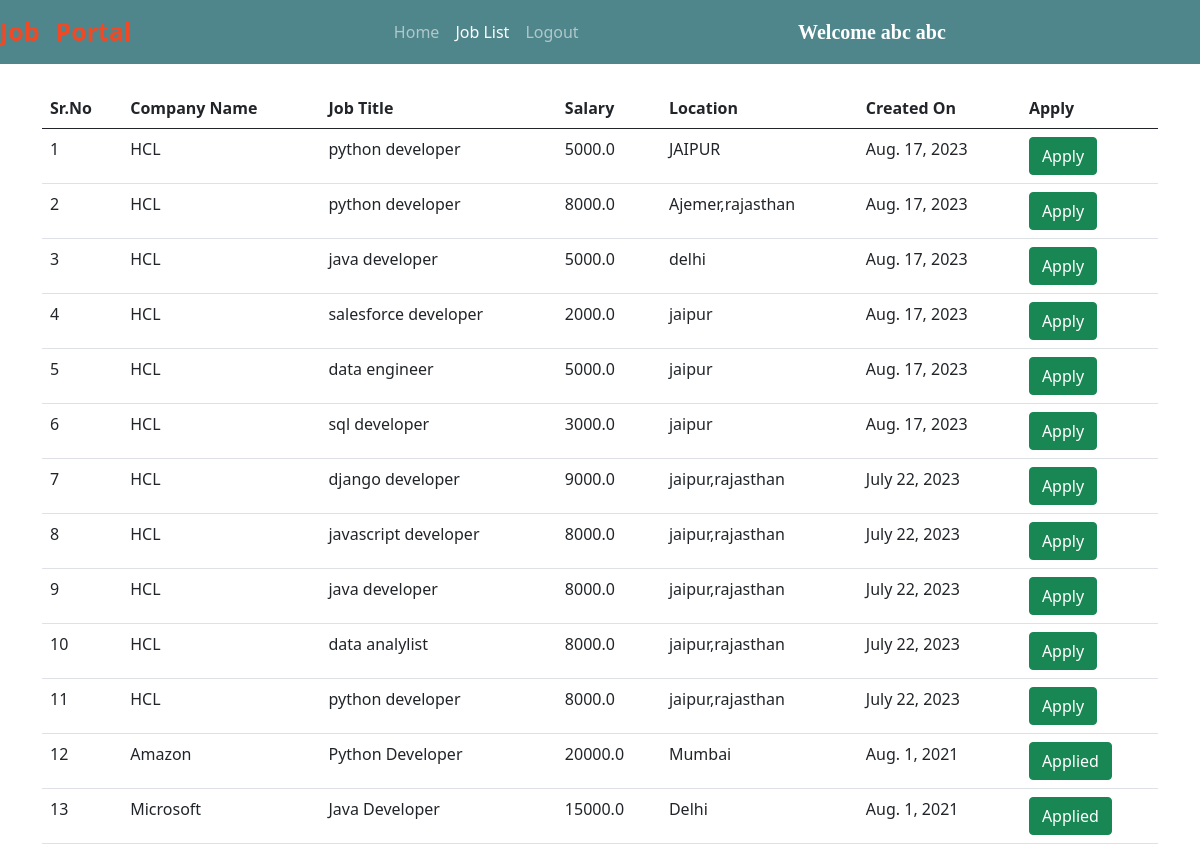
The app's page /all_jobs/ (signed in) with its own data.
### jobs/models.py (models this page shows, shortened)
class Job(models.Model):
    company = models.ForeignKey(Company, on_delete=models.CASCADE)
    start_date = models.DateField()
    end_date = models.DateField()
    title = models.CharField(max_length=200)
    salary = models.FloatField()
    image = models.ImageField(upload_to="")
    description = models.TextField(max_length=400)
    experience = models.CharField(max_length=100)
    location = models.CharField(max_length=100)
    skills = models.CharField(max_length=200)
    creation_date = models.DateField()

class Company(models.Model):
    user = models.ForeignKey(User, on_delete=models.CASCADE)
    phone = models.CharField(max_length=10)
    image = models.ImageField(upload_to="")
    gender = models.CharField(max_length=10)
    type = models.CharField(max_length=15)
    status = models.CharField(max_length=20)
    company_name = models.CharField(max_length=100)

### jobs/views.py (the view)
# urls.py: path("all_jobs/", views.all_jobs, name="all_jobs"),
def all_jobs(request):
    jobs = Job.objects.all().order_by('-start_date')
    applicant = Applicant.objects.get(user=request.user)
    apply = Application.objects.filter(applicant=applicant)
    data = []
    for i in apply:
        data.append(i.job.id)
    return render(request, "all_jobs.html", {'jobs':jobs, 'data':data})

### jobs/templates/all_jobs.html (shortened to what this page needs)
{% extends 'user_navbar.html' %}
{% block job_list %} active {% endblock %}
{% block body %}
<div class="container mt-4">
<table class="table table-hover" id="example">
    <thead>
        <tr>
            <th>Sr.No</th>
            <th>Company Name</th>
            <th>Job Title</th>
            <th>Salary</th>
            <th>Location</th>
            <th>Created On</th>
            <th>Apply</th>
        </tr>
    </thead>
    <tbody>
        {% for job in jobs %}
        <tr>
            <td>{{forloop.counter}}</td>
            <td>{{job.company.company_name}}</td>
            <td>{{job.title}}</td>
            <td>{{job.salary}}</td>
            <td>{{job.location}}</td>
            <td>{{job.creation_date}}</td>
            {% if job.id in data %}
            <td><a class="btn btn-success">Applied</a></td>
            {% else %}
            <td><a href="/job_detail/{{job.id}}/" class="btn btn-success">Apply</a></td>
            {% endif %}
        </tr>
        {% endfor %}
    </tbody>
</table>
</div>
{% endblock %}

### jobs/templates/user_navbar.html (shortened to what this page needs)
<!doctype html>
<html lang="en">
<head>
  <link href="https://cdn.jsdelivr.net/npm/bootstrap@5.0.2/dist/css/bootstrap.min.css" rel="stylesheet"
>
  <link rel="stylesheet" href="https://cdnjs.cloudflare.com/ajax/libs/font-awesome/5.15.3/css/all.min.css">
</head>
<body>
  <nav class="navbar navbar-expand-lg navbar-dark sticky-top">
      <a class="navbar-brand" href="/"><span class="head2">Job</span></a>
      <a class="navbar-brand" href="#"><span class="head2">Portal</span></a>
      <div class="container w-50">
        <div class="collapse navbar-collapse" id="navbarSupportedContent">
          <ul class="navbar-nav me-auto mb-2 mb-lg-0">
            <li class="nav-item">
              <a class="nav-link {% block home %}{% endblock %}" aria-current="page" href="/user_homepage/">Home</a>
            </li>
            <li class="nav-item">
              <a class="nav-link {% block job_list %}{% endblock %}" href="/all_jobs/">Job List</a>
            </li>
            <li class="nav-item">
              <a class="nav-link" href="/logout/">Logout</a>
            </li>
          </ul>
          <a class="navbar-brand" style="font-weight: bold; font-family: 'Times New Roman', Times, serif;"
            href="#">Welcome {{request.user.get_full_name}}</a>
        </div>
      </div>
  </nav>
  {% block body %}
  {% endblock %}
</body>
</html>
</html>

### jobs/templates/user_navbar.html (style rules this page uses)
.navbar { background-color: #4f868c; }
.head2 { color: #EF4926; font-size: 25px; font-weight: bold; }

### records on screen
Job: company.company_name "HCL", title "python developer", salary "5000.0", location "JAIPUR", creation_date "Aug. 17, 2023"
Job: company.company_name "HCL", title "python developer", salary "8000.0", location "Ajemer,rajasthan", creation_date "Aug. 17, 2023"
Job: company.company_name "HCL", title "java developer", salary "5000.0", location "delhi", creation_date "Aug. 17, 2023"
Job: company.company_name "HCL", title "salesforce developer", salary "2000.0", location "jaipur", creation_date "Aug. 17, 2023"
Job: company.company_name "HCL", title "data engineer", salary "5000.0", location "jaipur", creation_date "Aug. 17, 2023"
Job: company.company_name "HCL", title "sql developer", salary "3000.0", location "jaipur", creation_date "Aug. 17, 2023"
Job: company.company_name "HCL", title "django developer", salary "9000.0", location "jaipur,rajasthan", creation_date "July 22, 2023"
Job: company.company_name "HCL", title "javascript developer", salary "8000.0", location "jaipur,rajasthan", creation_date "July 22, 2023"
Job: company.company_name "HCL", title "java developer", salary "8000.0", location "jaipur,rajasthan", creation_date "July 22, 2023"
Job: company.company_name "HCL", title "data analylist", salary "8000.0", location "jaipur,rajasthan", creation_date "July 22, 2023"
Job: company.company_name "HCL", title "python developer", salary "8000.0", location "jaipur,rajasthan", creation_date "July 22, 2023"
Job: company.company_name "Amazon", title "Python Developer", salary "20000.0", location "Mumbai", creation_date "Aug. 1, 2021", shows "Applied"
Job: company.company_name "Microsoft", title "Java Developer", salary "15000.0", location "Delhi", creation_date "Aug. 1, 2021", shows "Applied"

### other values on screen
{{ request.user.get_full_name }} "abc abc"
